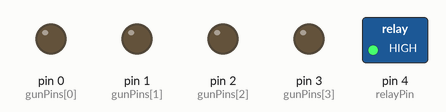
Recording of a sketch running on a simulated Arduino Uno, built with avr-gcc and run on an emulated ATmega328P. Parts: switched loads named in the sketch (green lamp = pin HIGH), output pins drawn as LEDs (lit = HIGH). Random numbers use the default seed unless the sketch sets one.

Above: at 0.8 s.
At 7.41 s:
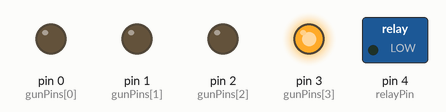
At 12.26 s:
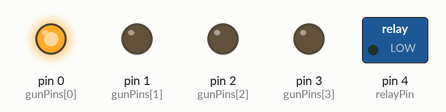
At 17.17 s:
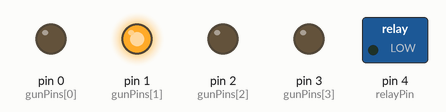
At 27.33 s:
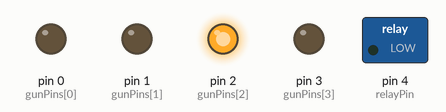
At 37.2 s:
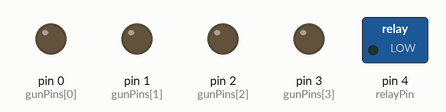
Timing chart, 0 to 40.0 s (numbered marks = the images above):
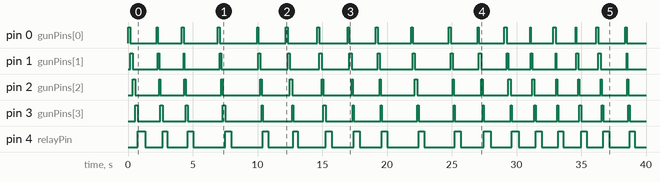

Measured:
- by itself, pin 1 (gunPins[1]): LOW → HIGH at 0.18 s, → LOW 0.19 s later, → HIGH 1.9 s later, → LOW 0.13 s later, … (36 changes in this stretch)
- by itself, pin 3 (gunPins[3]): LOW → HIGH at 0.56 s, → LOW 0.20 s later, → HIGH 1.7 s later, → LOW 0.19 s later, … (36 changes in this stretch)
- by itself, pin 4 (relayPin): LOW → HIGH at 0.76 s, → LOW 0.58 s later, → HIGH 1.3 s later, → LOW 0.37 s later, … (36 changes in this stretch)

The sketch:

explosions.ino
```cpp
// Pin configuration
const int gunPins[] = {0, 1, 2, 3}; // Connect LEDs for spaceship guns to pins 0-3
const int relayPin = 4; // Connect the relay to pin 4

void setup() {
  for (int i = 0; i < sizeof(gunPins) / sizeof(gunPins[0]); i++) {
    pinMode(gunPins[i], OUTPUT);
  }

  pinMode(relayPin, OUTPUT);
  randomSeed(analogRead(0)); // Seed the random number generator
}

void loop() {
  // Simulate spaceship guns firing
  for (int i = 0; i < sizeof(gunPins) / sizeof(gunPins[0]); i++) {
    digitalWrite(gunPins[i], HIGH);
    delay(random(50, 200)); // Vary the firing time for each gun
    digitalWrite(gunPins[i], LOW);
  }

  // Simulate random explosions using the relay
  digitalWrite(relayPin, HIGH); // Turn on the relay for the explosion
  delay(random(300, 600)); // Vary the explosion duration
  digitalWrite(relayPin, LOW); // Turn off the relay

  delay(random(600, 2100)); // Wait before the next round of firing and explosions
}
```
